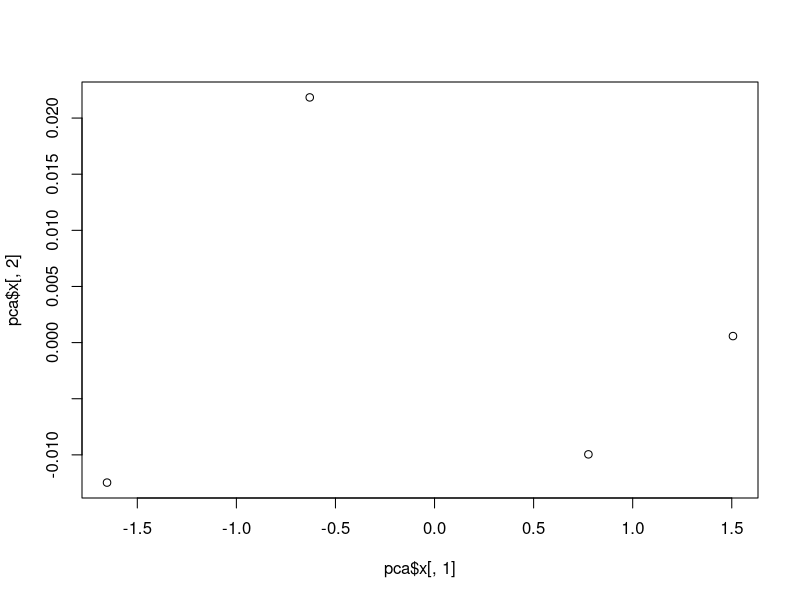
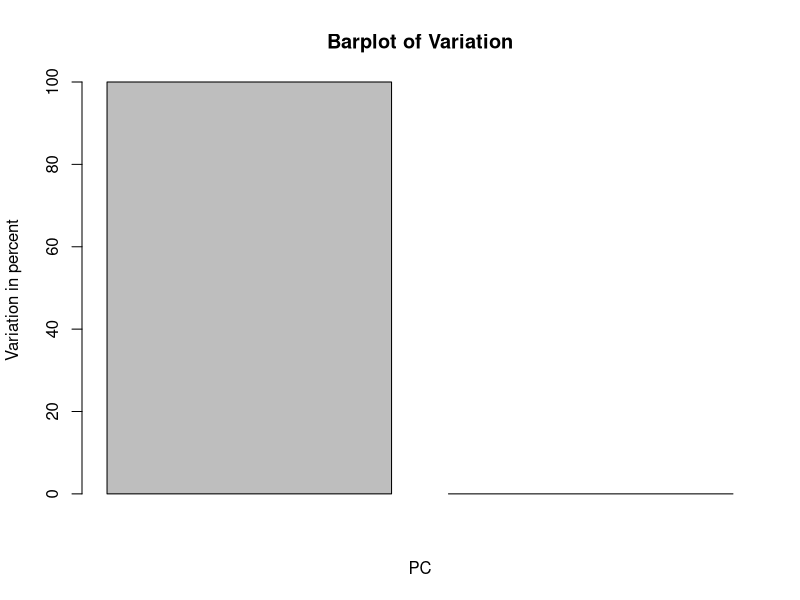

Recreate these plots in R, in order.
# Create dataset from the lecture
weight = c(89, 73, 65, 100)
size = c(188, 175, 168, 198)

example = cbind(weight, size)

# Do the actual PCA

pca = prcomp(example, scale = TRUE)
plot(pca$x[,1], pca$x[,2])

pca_var_example = pca$sdev^2
pca_var_rel_example = round(pca_var_example/sum(pca_var_example)*100, 1)

# Plot results
barplot(pca_var_rel_example, main = "Barplot of Variation", xlab = "PC", ylab ="Variation in percent")

# Be aware of the fact that this is a really small sample and this code is just to compare it to the PCA we did by hand in the lecture.